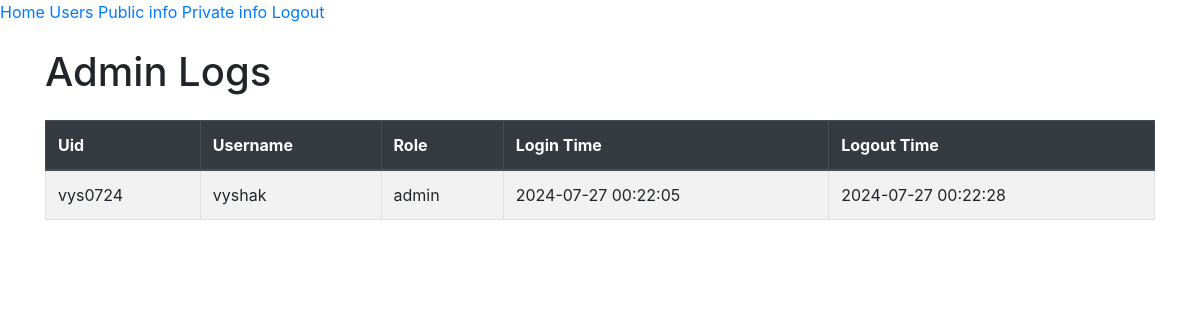
Page /admin/index (signed in) on the committed database.
### app/models.py (models this page shows)
class AdminLog(db.Model):
    id = db.Column(db.Integer, primary_key=True)
    uid = db.Column(db.String(50), nullable=False)
    username = db.Column(db.String(50), nullable=False)
    role = db.Column(db.String(50), nullable=False)
    login_time = db.Column(db.DateTime, nullable=True)
    logout_time = db.Column(db.DateTime, nullable=True)

### app/routes/admin.py (the view)
@login_required
@admin.route('/')
@admin.route('/index')
def index():
    if not current_user.is_authenticated:
        return redirect(url_for("admin.admin_auth"))
    admin_logs = AdminLog.query.all()
    return render_template('admin/admin_index.html', logs=admin_logs)

### app/__init__.py (called while the page is built)
@login_manager.user_loader
def load_user(uid):
    return User.query.get(uid)

### app/templates/admin/admin_index.html (shortened to what this page needs)
{% extends 'admin/admin_base.html' %}
{% block content %}
<div class="container mt-4">
    <h1 class="mb-4">Admin Logs</h1>
    <table id="admin-logs-table" class="table table-striped table-bordered text-nowrap">
        <thead class="thead-dark">
            <tr>
                <th>Uid</th>
                <th>Username</th>
                <th>Role</th>
                <th>Login Time</th>
                <th>Logout Time</th>
            </tr>
        </thead>
        <tbody>
            {% for log in logs %}
            <tr id="log-{{ log.id }}">
                <td>{{ log.uid }}</td>
                <td>{{ log.username }}</td>
                <td>{{ log.role }}</td>
                <td>{{ log.login_time.strftime('%Y-%m-%d %H:%M:%S') }}</td>
                <td>
                    {% if log.logout_time %}
                        {{ log.logout_time.strftime('%Y-%m-%d %H:%M:%S') }}
                    {% else %}
                        Currently Logged In
                    {% endif %}
                </td>
            </tr>
            {% endfor %}
        </tbody>
    </table>
</div>
{% endblock %}

### rows in the picture
AdminLog: uid "vys0724", username "vyshak", role "admin", login_time "2024-07-27 00:22:05", logout_time "2024-07-27 00:22:28"
